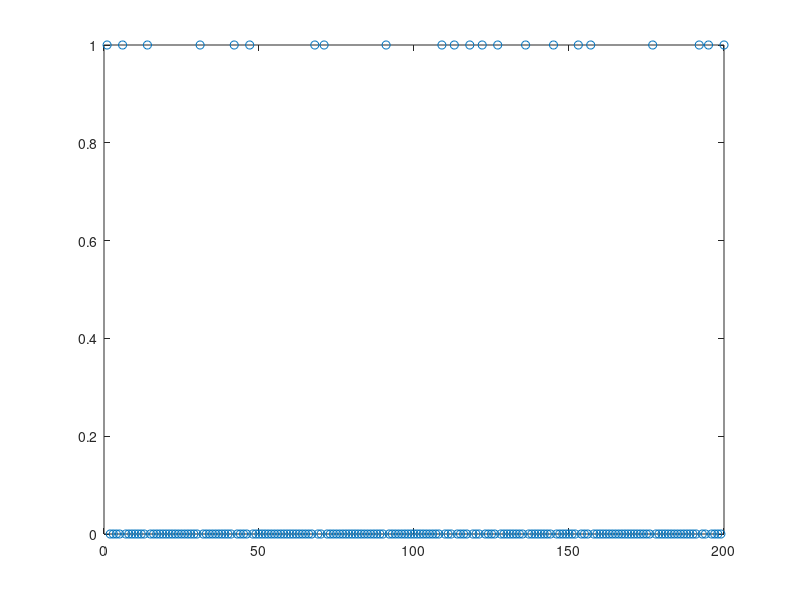

This chart was generated by the following MATLAB code:
mu1=0.9306;mu2=0.9885;mu3=3.1847;sig1=0.1483;sig2=0.0247;sig3=0.9523;
%transition=[[0.0782 0.2581 0.6637];[0.2232 0.3561 0.4207];[0.0574 0.1228 0.8198]];
transition=[[0.1733 0.3183 0.5084];[0.135  0.2796 0.5854];[0.0818 0.1888 0.7294]];
%emission=[[0.4066 0.2358 0.3576];[0.0551 0.3399 0.605 ];[0.0731 0.0053 0.9216]];
emission=[[0.7702 0.2298];[0.7422 0.2578];[0.9495 0.0505]];
start=[0.1,0.1,0.8];n=200;
delays=zeros(1,n);
for i=1:size(transition,1)
    for j=2:size(transition,2)
        transition(i,j)=transition(i,j)+transition(i,j-1);
    end
end
for i=1:size(emission,1)
    for j=2:size(emission,2)
        emission(i,j)=emission(i,j)+emission(i,j-1);
    end
end
for i=2:size(start,2)
    start(1,i)=start(1,i)+start(1,i-1);
end
p=rand;
for i=2:size(start,2)
    if p<start(1)
        s=1;
    end
    if p>start(i-1) && p<start(i)
        s=i;
    end
end
for i=1:n
    p1=rand;
    for j=2:size(transition,2)
        if p1<transition(s,1)
            s1=1;
        end
        if p1>transition(s,j-1) && p1<transition(s,j)
            s1=j;
        end
    end
    p2=rand;
    for j=2:size(emission,2)
        if p2<emission(s1,1)
            s2=1;
        end
        if p2>emission(s1,j-1) && p2<emission(s1,j)
            s2=j;
        end
    end
    if s2==1
        delays(i)=0;
    else
        delays(i)=1;
    end
end
plot(delays,'o')